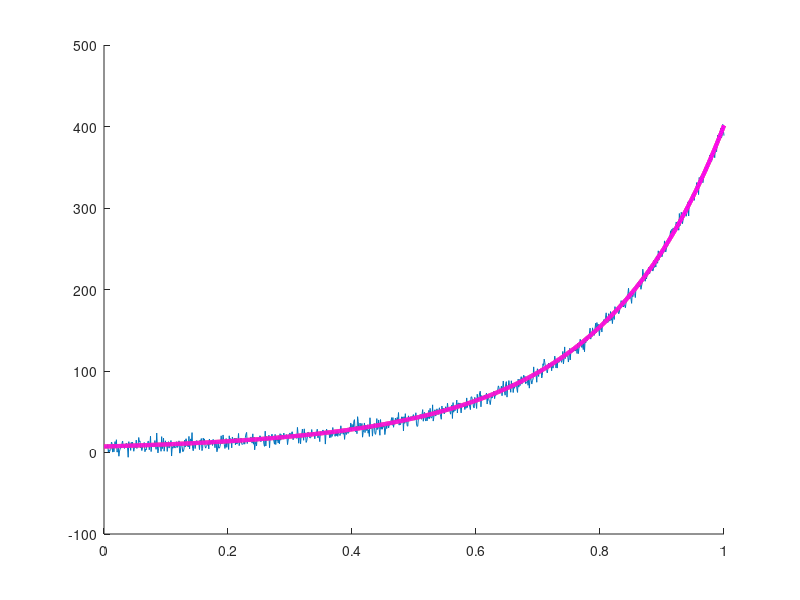

The MATLAB script that drew this image:
clc; clear; close all;

a = 1;
b = 3;
c = 2;
w = 1;
t = [0:0.001:1];
len = length(t);

y = @(x) exp(a*x.^2 + b*x +c) + w;
Y = y(t);

figure;
hold on;
% plot(t,Y)

Y_noise = y(t) + 5*(randn(1,len)-0.5);
plot(t,Y_noise)

%% 비선형 최적화 - 가우스 뉴턴
% a, b ,c 가 비선형 최적화를 통해 찾아야 하는 변수, X = [a, b, c]' 3*1의 백터
% e = (Y_noise - 최적화중인 함수) 이므로, J = [e의 a 미분, e의 b 미분, e의 c 미분 ]으로 1*3크기의 백터


X = [5 5 5]';
    
for i = 1:1000
    e = Y_noise - exp(X(1)*t.^2 + X(2)*t + X(3)); e = e'; % 에러함수 생성
    
    J = @(t) [ -t.^2.*exp(X(1)*t.^2 + X(2)*t + X(3))    % 자코비안 계산
    -t.*exp(X(1)*t.^2 + X(2)*t + X(3))
    -exp(X(1).*t.^2 + X(2)*t + X(3))];
    J = J(t);
    
    X = X - inv(J*J')*J*e;                              % X 업데이트
end

y_optim = @(x) exp(X(1)*x.^2 + X(2)*x +X(3)) + w;
y_optim = y_optim(t);
plot(t,y_optim,'LineWidth', 3)

%% 비선형 최적화 - Levenberg-Marquardt
X = [5 5 5]';
E = [0 0];
e = 0;
damping = 1;
for i = 1:1000
    
    e = Y_noise - exp(X(1)*t.^2 + X(2)*t + X(3)); e = e';   % 에러함수 생성
    
    E(1) = e'*e;                            % mu 값 업데이트
    if E(1) < E(2)                          % 최적화가 잘되면 mu 값을 낮춤
        damping = damping*0.5;
    elseif E(1) > E(2)                      % 최적화가 잘안되면 mu 값을 높힘
        damping = damping*2;
    end
    E(2) = E(1);
    
    J = @(x) [ -x.^2.*exp(X(1)*x.^2 + X(2)*x + X(3))        % 자코비안 계산
    -x.*exp(X(1)*x.^2 + X(2)*x + X(3))
    -exp(X(1).*x.^2 + X(2)*x + X(3))];
    J = J(t);
    
    X = X - inv(J*J' + damping*diag(diag(J*J')))*J*e;       % X 업데이트
end

y_optim1 = @(x) exp(X(1)*x.^2 + X(2)*x +X(3)) + w;
y_optim1 = y_optim1(t);
plot(t,y_optim1,'m','LineWidth', 3)


